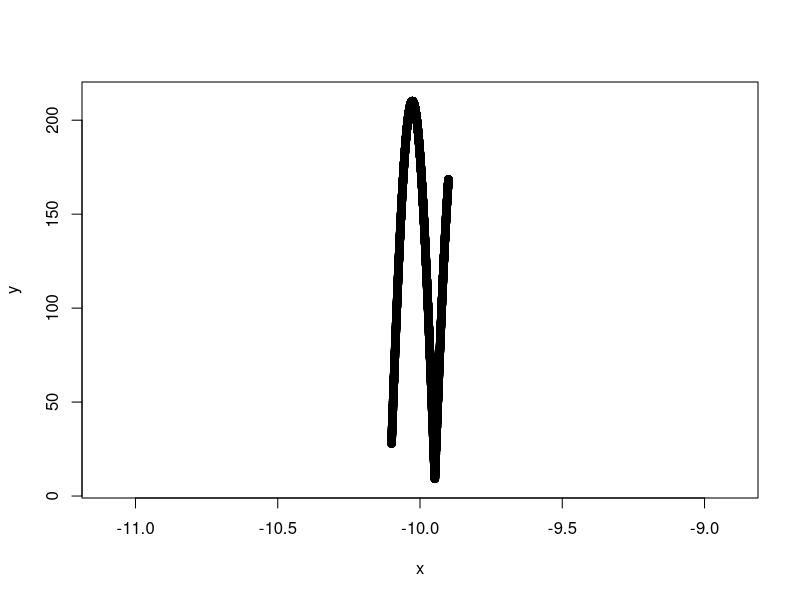

Here is the R script that generated this plot:
fce<-function(x){return(x*x+1)} # Integral from 1 to 10 is 342
fce2<-function(x){return(2*x+5)} # Integral from 0 to 5 is 50
fce3<-function(x){return(x*x*x-3*x*x-3*x+20)} # Integral from -2 to 5 is 127,75
fce4<-function(x){return(5^(2*x))} # Integral from -2 to 5 is 3 033 862
fce5<-function(x){return(abs(2*cos(x^2)*x^2)+sin(2*x)+exp(x)/10+10)} ## romberg to pocita presne
a<--10.1
b<--9.9
x<-c(sort(runif(10000,a,b)))
y<-c()
for(i in 1:length(x)){y[i]<-fce5(x[i])}



plot(x,y,xlim = c(min(x)-1,max(x)+1),ylim = c(min(y)-2,max(y)+2))

derivace<-function(f,x0,h,derivace){#ze dvou stran
  if(derivace==1)
  {v<-(f(x0+h)-f(x0-h))/(2*h)}
  else if(derivace==2){v<-(f(x0+h)-2*f(x0)+f(x0-h))/(h*h)}
  print(v)
  return(v)
}

richardson<-function(f,x0,h0,iter,derivace){
  mat<-matrix(nrow = iter,ncol = iter)
  initH=h0
  h<-initH
  parts<-1
  for(i in 1:iter){
    mat[i,1]<-derivace(f,x0,h,derivace)
    h<-h/2
  }
  print(mat[,1])
  for(j in 2:iter){
    for(i in 1:(iter+1-j)){
      mat[i,j]<-(4^(j-1)*mat[i+1,j-1]-mat[i,j-1])/(4^(j-1)-1)
    }
  }
  print(mat[,1])
  print(mat[1,])
  return(mat[1,iter])
}

derivace(fce,0,0.01,1)
h=2
#richardson(fce3,-10,h,10,2)

v<- c(1,2,3)
k<- c(1,2,10)
l<- v %*% k
print(l)